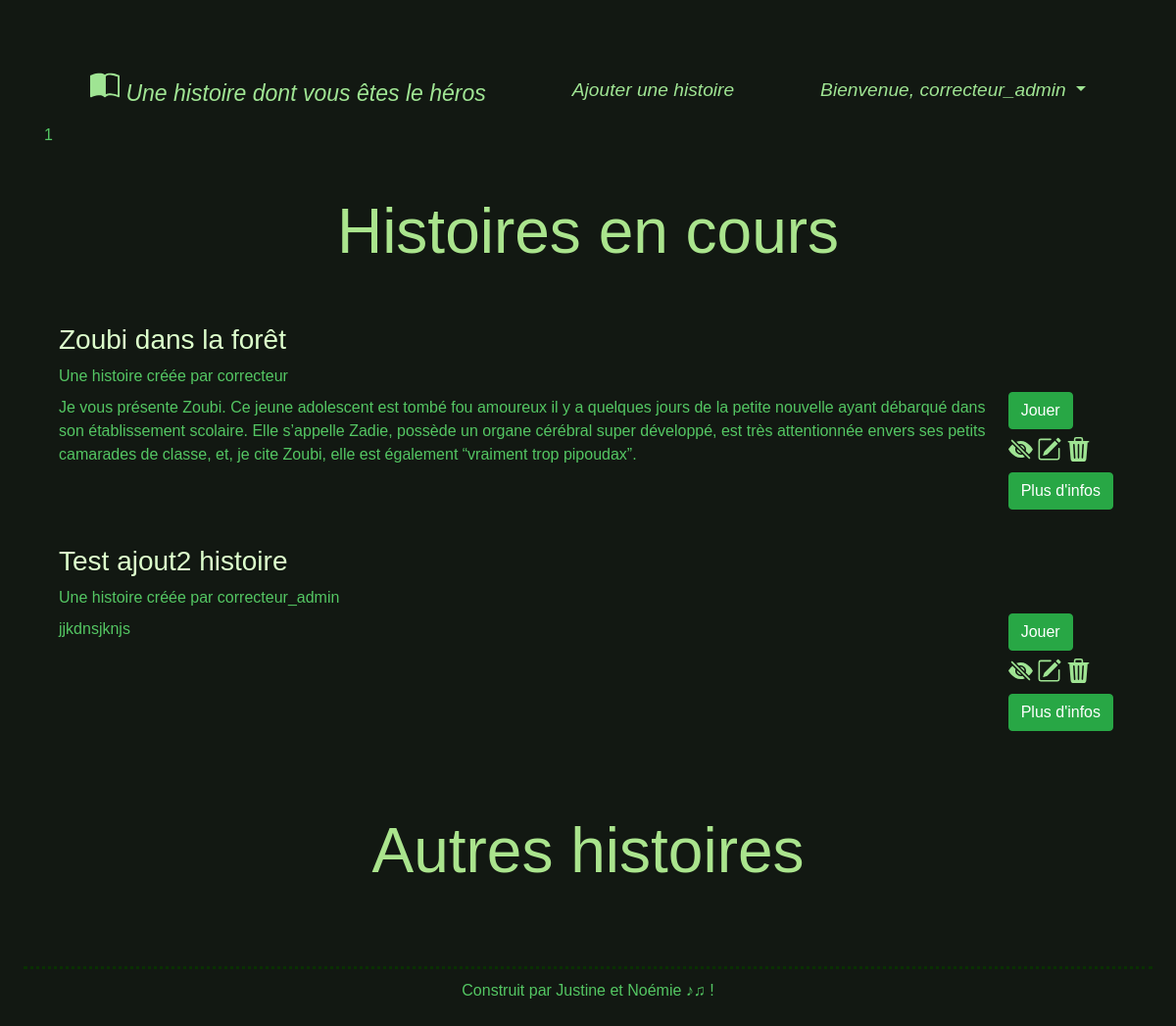
/php/index.php (signed in), run on the app's committed database.
### tables this page shows
CREATE TABLE `hist_jouee` (
  `id_hist` int(11) NOT NULL,
  `id_user` int(11) NOT NULL,
  `choix_eff` varchar(20) NOT NULL,
  `nb_pts_vie` int(11) NOT NULL,
  `choix` varchar(200) NOT NULL DEFAULT ' '
);

CREATE TABLE `histoire` (
  `id_hist` int(11) NOT NULL,
  `nom_hist` varchar(70) NOT NULL,
  `illustration` varchar(50) NOT NULL,
  `synopsis` varchar(2000) NOT NULL,
  `id_createur` int(11) NOT NULL,
  `nb_fois_jouee` int(11) DEFAULT 0,
  `nb_reussites` int(11) DEFAULT 0,
  `nb_morts` int(11) DEFAULT 0,
  `cache` int(1) NOT NULL
);

CREATE TABLE `user` (
  `id_user` int(50) NOT NULL,
  `est_admin` int(1) NOT NULL,
  `pseudo` varchar(50) NOT NULL,
  `mdp` varchar(100) NOT NULL
);

### php/requetes.php (called while the page is built, shortened)
<?php
  function afficherHistoireEnCours($BDD, $idUser){
    $res = $BDD->prepare("SELECT * FROM hist_jouee WHERE id_user = :idUser");
    $res->execute(array(
      'idUser' => $idUser
    ));
    return $res->fetchAll();
  }
  function afficherInfosHistoire($BDD, $idHist){
    $res = $BDD->prepare("SELECT * FROM histoire WHERE id_hist = :idHist");
    $res->execute(array(
      'idHist' => $idHist
    ));
    return $res->fetch();
  }
  function afficherPseudoUser($BDD, $idCrea){
    $res = $BDD->prepare("SELECT pseudo FROM user WHERE id_user = :idCrea");
    $res->execute(array(
      'idCrea' => (int) $idCrea
    ));
    $tab = $res->fetch();
    return $tab['pseudo'];
  }
?>

### php/templatesHTML/affichageHistoire.php (the view, shortened to what this page needs)
<div class="container mb-3">
  <div class="align-items-end">
    <h3><?php echo $infosHist['nom_hist']; ?></h3>
    <div id="nomCreateur">Une histoire créée par <?= $pseudoCreateur; ?> </div>
  </div>
  <div class="d-flex flex-row justify-content-between">
    <div class="pt-2"><?= $infosHist['synopsis'] ?></div>
    <div class="form-group">
      <div>
        <a class="btn btn-default btn-success m-1" href="<?= $demarrage ?>">Jouer</a>
      </div>
      <?php
      if (isset($_SESSION["admin"])) {
        $idHist = (int)$infosHist['id_hist'];
        if(!empty($idHist) && !empty($infosHist['nom_hist'])) { ?>
          <div class="m-1" id="imgModifSuppr">
            <a class="bi bi-eye-slash-fill" href="cacher.php?id=<?= ($idHist) ?>">
            </a>
            <a class="bi bi-pencil-square" href="modifier.php?id=<?= ($idHist) ?>">
            </a>
            <a class="bi bi-trash3-fill" href="supprimer.php?id=<?= ($idHist) ?>&nomHist=<?= $infosHist['nom_hist'] ?>">
            </a>
          </div>
          <div class="m-1">
            <a class="btn btn-default btn-success" href="histoires.php?id=<?= $idHist ?>"> Plus d'infos </a>
          </div>
          <?php
          }
      }
      ?>
    </div>
  </div>
</div>

### php/index.php (shortened to what this page needs)
<?php
require_once 'connect.php';
require_once 'requetes.php'; ?>
<!doctype html>
<html>
<?php include 'templatesHTML/head.php'; ?>
<body>
  <div class="container">
    <?php
    include 'templatesHTML/navbar.php';
    echo $_SESSION['id_user'];
    if ($BDD) {
      $tabHistJouee = array();
      if (isset($_SESSION['id_user'])) {
        $i = 0;
        $tabHistEnCours = afficherHistoireEnCours($BDD, $_SESSION['id_user']);
        foreach ($tabHistEnCours as $histoire) {
          if ($i == 0) { ?>
            <div class="row align-items-end">
              <h2 class="col p-5">Histoires en cours</h2>
            </div>
          <?php
            $i++;
          }
          $demarrage = "jeu.php?id={$histoire['id_hist']}";
          array_push($tabHistJouee, $histoire['id_hist']);
          $infosHist = afficherInfosHistoire($BDD, (int) $histoire['id_hist']);
          $pseudoCreateur = afficherPseudoUser($BDD, $infosHist['id_createur']);
          if ($infosHist['cache'] != 1) {
            include 'templatesHTML/affichageHistoire.php';
          }
        }
      } ?>
      <div class="row align-items-end">
        <?php if (isset($_SESSION['login'])) { ?>
          <h2 class="col p-5">Autres histoires</h2>
        <?php } else { ?>
          <h2 class="col p-5 ">Histoires</h2>
        <?php } ?>
      </div>
    <?php
    } ?>
  </div>
  <?php include 'templatesHTML/footer.php'; ?>
</body>
</html>

### css/style.css (style rules this page uses)
body { padding-top: 60px; }
a { color: rgb(159, 228, 147); text-align: center; }
h2 { color: rgb(170, 228, 141); font-style: bold; text-align: center; font-size: 400%; }
h3 { color: rgb(221, 255, 204); }
body { background-color: rgb(18, 24, 18); font-family: "Lucida Sans", "Lucida Sans Regular", "Lucida Grande", "Lucida Sans Unicode", Geneva, Verdana, sans-serif; color: rgb(84, 198, 99); }

### data on the page
hist_jouee: shows "Histoires en cours", id_hist.nom_hist "Zoubi dans la forêt", id_hist.pseudo "correcteur", id_hist.synopsis "Je vous présente Zoubi. Ce jeune adolescent est tombé fou amoureux il y a quelques jours de la petite nouvelle ayant débarqué dans son établissement scolaire. Elle s’appelle Zadie, possède un organe cérébral super développé, est très attentionnée envers ses petits camarades de classe, et, je cite Zoubi, elle est également “vraiment trop pipoudax”."
hist_jouee: id_hist.nom_hist "Test ajout2 histoire", id_hist.pseudo "correcteur_admin", id_hist.synopsis "jjkdnsjknjs"

### other printed values
$_SESSION['login'] "correcteur_admin"
$_SESSION['id_user'] "1"
